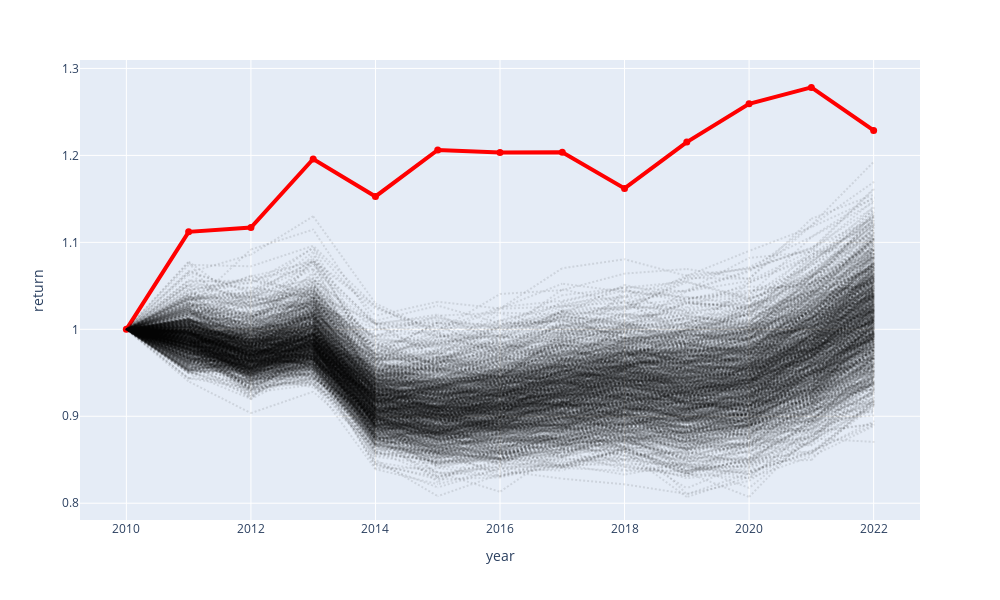

Source (notebook cell):
### Code cell
import plotly.express as px
import matplotlib.pyplot as plt

# factor = f"cumu3_taxable_income_growth"
# factor = f"cumu3_new_dwellings_ratio"
# factor = f"cumu3_net_migration_ratio"
# factor = f"cumu3_neighbour_return"
factor = f"inverse_cumulative_returns"

# Combined Factors
# factor = f"simple_linear_factor"
# factor = f"simple_linear_factor_with_mean_reversion"
# factor = f"income_migration_intersection"
# factor = f"income_migration_intersection_with_mean_reversion"
# factor = f"income_migration_dwellings_intersection"

factor_series = pd.Series(timelines[factor].get_cumulative_returns(), name=factor)
noise_series = [pd.Series(timelines[f"noise_{i}"].get_cumulative_returns(), name=f"noise_{i}") for i in range(num_noise)]

df = pd.concat([factor_series] + noise_series, axis=1)

# Create the line chart for the noise series only
fig = px.line(df, y=[col for col in df.columns if col.startswith('noise_')])

# Update the traces for the noise lines to be black and less prominent
noise_opacity = 0.1  # Semi-transparent
for trace in fig.data:
    trace.update(line=dict(color="black", width=2, dash="dot"), opacity=noise_opacity)

# Now, add the factor line separately to ensure it's on top
fig.add_scatter(x=df.index, y=df[factor], mode='lines+markers', name=factor,
                line=dict(color='red', width=4),
                marker=dict(size=7, color='red'))

fig.update_layout(
        autosize=False,
        width=1000,
        height=600,
        hovermode="closest",
        showlegend=False,
    )

fig.update_xaxes(title_text="year")
fig.update_yaxes(title_text="return")

fig.show()
